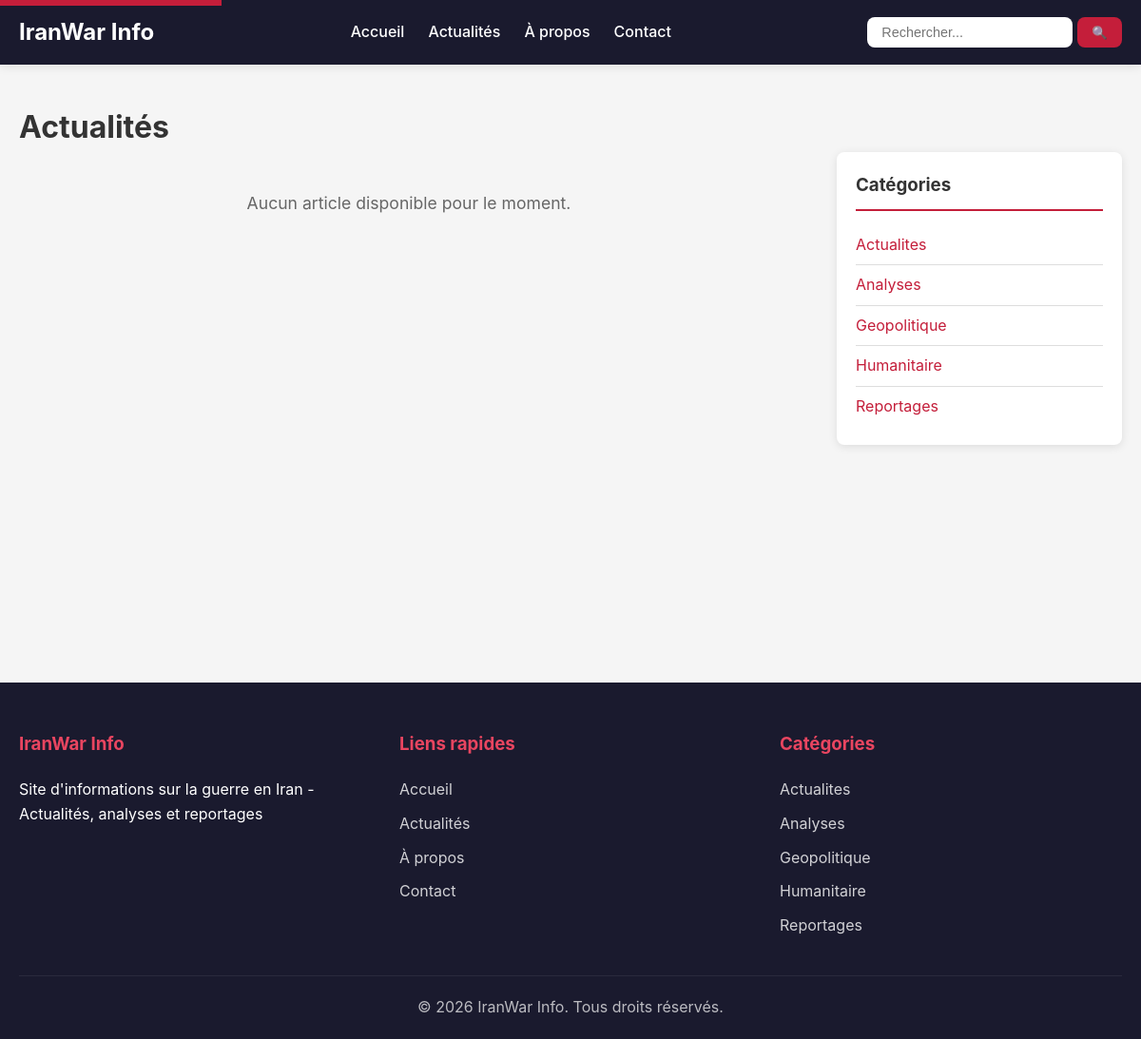
Screenshot of /actualites.html with the database file from the repository.
### tables this page shows
CREATE TABLE categories (
    id INT UNSIGNED AUTO_INCREMENT PRIMARY KEY,
    libelle VARCHAR(100) NOT NULL COMMENT 'Nom de la catégorie',
    description TEXT DEFAULT NULL
);

### core/Controller.php (called while the page is built, shortened)
<?php
abstract class Controller
{
    protected array $data = [];
    protected function render(string $viewName, array $data = []): void
    {
        $this->data = array_merge($this->data, $data);
        $this->data['content'] = $viewName;
        extract($this->data);
        require_once VIEWS_PATH . 'layouts/main.php';
    }
    protected function model(string $modelName): object
    {
        $modelFile = MODELS_PATH . $modelName . '.php';
        if (file_exists($modelFile)) {
            return new $modelName();
        }
        throw new Exception("Modèle '{$modelName}' non trouvé");
    }
    protected function get(string $key, $default = null)
    {
        return isset($_GET[$key]) ? htmlspecialchars(trim($_GET[$key])) : $default;
    }
}

### app/controllers/ArticlesController.php (called while the page is built, shortened)
<?php
class ArticlesController extends Controller
{
    private Article $articleModel;
    private Category $categoryModel;
    public function __construct()
    {
        $this->articleModel = $this->model('Article');
        $this->categoryModel = $this->model('Category');
    }
    public function index(): void
    {
        $page = (int) ($this->get('page') ?? 1);
        $pagination = $this->articleModel->paginatePublished($page, 10);
        $data = [
            'pageTitle' => 'Actualités - ' . SITE_NAME,
            'metaDescription' => 'Toutes les actualités sur la guerre en Iran',
            'articles' => $pagination['data'],
            'pagination' => $pagination,
            'categories' => $this->categoryModel->getActive()
        ];
        $this->render('articles/index', $data);
    }
}

### index.php (called while the page is built, shortened)
<?php
require_once ROOT_PATH . '/core/Autoloader.php';
$app = new App();
$app->run();

### core/Autoloader.php (called while the page is built, shortened)
<?php
class Autoloader
{
    public static function autoload(string $className): void
    {
        $paths = [
            ROOT_PATH . '/core/' . $className . '.php',
            ROOT_PATH . '/app/controllers/' . $className . '.php',
            ROOT_PATH . '/app/models/' . $className . '.php',
            ROOT_PATH . '/config/' . $className . '.php',
        ];
        foreach ($paths as $path) {
            if (file_exists($path)) {
                return;
            }
        }
    }
}

### core/UrlHelper.php (called while the page is built, shortened)
<?php
class UrlHelper
{
    public static function slugify(string $text): string
    {
        $text = mb_strtolower($text, 'UTF-8');
        $text = self::removeAccents($text);
        $text = preg_replace('/[^a-z0-9]+/', '-', $text);
        $text = trim($text, '-');
        return $text;
    }
    public static function removeAccents(string $text): string
    {
        $accents = [
            'à' => 'a', 'á' => 'a', 'â' => 'a', 'ã' => 'a', 'ä' => 'a', 'å' => 'a',
            'ç' => 'c',
            'è' => 'e', 'é' => 'e', 'ê' => 'e', 'ë' => 'e',
            'ì' => 'i', 'í' => 'i', 'î' => 'i', 'ï' => 'i',
            'ñ' => 'n',
            'ò' => 'o', 'ó' => 'o', 'ô' => 'o', 'õ' => 'o', 'ö' => 'o',
            'ù' => 'u', 'ú' => 'u', 'û' => 'u', 'ü' => 'u',
            'ý' => 'y', 'ÿ' => 'y',
            'œ' => 'oe', 'æ' => 'ae'
        ];
        return strtr($text, $accents);
    }
    public static function categoryUrl(array $category): string
    {
        $slug = self::slugify($category['libelle']);
        $id = $category['id'];
        return SITE_URL . "/categorie/{$slug}_{$id}.html";
    }
    public static function actualitesUrl(): string
    {
        return SITE_URL . "/actualites.html";
    }
    public static function searchUrl(string $keyword = ''): string
    {
        $url = SITE_URL . "/recherche.html";
        return $url;
    }
    public static function aboutUrl(): string
    {
        return SITE_URL . "/a-propos.html";
    }
    public static function contactUrl(): string
    {
        return SITE_URL . "/contact.html";
    }
    public static function homeUrl(): string
    {
        return SITE_URL;
    }
}

### core/Model.php (called while the page is built, shortened)
<?php
abstract class Model
{
    public function __construct()
    {
        require_once ROOT_PATH . '/config/database.php';
        $this->db = Database::getInstance();
    }
}

### config/database.php (called while the page is built, shortened)
<?php
class Database
{
    private static ?PDO $instance = null;
    public static function getInstance(): PDO
    {
        if (self::$instance === null) {
            try {
                $dsn = "mysql:host=" . DB_HOST . ";dbname=" . DB_NAME . ";charset=" . DB_CHARSET;
                $options = [
                    PDO::ATTR_ERRMODE => PDO::ERRMODE_EXCEPTION,
                    PDO::ATTR_DEFAULT_FETCH_MODE => PDO::FETCH_ASSOC,
                    PDO::ATTR_EMULATE_PREPARES => false,
                ];
                self::$instance = new PDO($dsn, DB_USER, DB_PASS, $options);
            } catch (PDOException $e) {
                if (DEBUG_MODE) {
                    die("Erreur de connexion : " . $e->getMessage());
                } else {
                    die("Erreur de connexion à la base de données.");
                }
            }
        }
        return self::$instance;
    }
}

### app/models/Category.php (called while the page is built, shortened)
<?php
class Category extends Model
{
    protected string $table = 'categories';
    public function getActive(): array
    {
        $sql = "SELECT * FROM {$this->table} ORDER BY libelle ASC";
        $stmt = $this->db->query($sql);
        return $stmt->fetchAll();
    }
}

### app/models/Article.php (called while the page is built, shortened)
<?php
class Article extends Model
{
    protected string $table = 'articles';
    public function paginatePublished(int $page = 1, int $perPage = 10): array
    {
        $offset = ($page - 1) * $perPage;
        $countSql = "SELECT COUNT(*) as total FROM {$this->table} WHERE published_at IS NOT NULL";
        $countStmt = $this->db->query($countSql);
        $total = (int) $countStmt->fetch()['total'];
        $sql = "SELECT a.*, c.libelle as category_name, u.name as author_name,
                       m.url as image_url, m.alt_text as image_alt
                FROM {$this->table} a
                LEFT JOIN categories c ON a.category_id = c.id
                LEFT JOIN users u ON a.author_id = u.id
                LEFT JOIN media m ON a.id = m.article_id
                WHERE a.published_at IS NOT NULL
                ORDER BY a.published_at DESC
                LIMIT :limit OFFSET :offset";
        $stmt = $this->db->prepare($sql);
        $stmt->bindValue(':limit', $perPage, PDO::PARAM_INT);
        $stmt->bindValue(':offset', $offset, PDO::PARAM_INT);
        $stmt->execute();
        return [
            'data' => $stmt->fetchAll(),
            'total' => $total,
            'page' => $page,
            'perPage' => $perPage,
            'totalPages' => ceil($total / $perPage)
        ];
    }
}

### app/views/articles/index.php (the view)
<div class="articles-page">
    <h1>Actualités</h1>
    <div class="articles-layout">
        <div class="articles-list">
            <?php if (!empty($articles)): ?>
                <?php foreach ($articles as $article): ?>
                    <?php
                    $articleCategory = null;
                    if (!empty($article['category_id']) && !empty($article['category_name'])) {
                        $articleCategory = ['id' => $article['category_id'], 'libelle' => $article['category_name']];
                    }
                    $articleUrl = UrlHelper::articleUrl($article, $articleCategory);
                    ?>
                    <article class="article-item <?= !empty($article['image_url']) ? 'has-image' : '' ?>">
                        <div class="article-body">
                            <h2>
                                <a href="<?= $articleUrl ?>">
                                    <?= htmlspecialchars($article['title'] ?? '') ?>
                                </a>
                            </h2>
                            <?php if (!empty($article['category_name'])): ?>
                                <a href="<?= UrlHelper::categoryUrl(['id' => $article['category_id'], 'libelle' => $article['category_name']]) ?>" class="article-category">
                                    <?= htmlspecialchars($article['category_name']) ?>
                                </a>
                            <?php endif; ?>
                            <p class="article-excerpt">
                                <?= substr(strip_tags($article['content'] ?? ''), 0, 200) ?>...
                            </p>
                            <div class="article-meta">
                                <span class="date">📅 <?= date('d/m/Y H:i', strtotime($article['published_at'] ?? $article['created_at'])) ?></span>
                                <span class="views">👁 <?= $article['views'] ?? 0 ?> vues</span>
                            </div>
                            <a href="<?= $articleUrl ?>" class="read-more">
                                Lire la suite →
                            </a>
                        </div>
                        <?php if (!empty($article['image_url'])): ?>
                            <div class="article-thumbnail">
                                <a href="<?= $articleUrl ?>">
                                    <img src="<?= SITE_URL ?>/public/<?= htmlspecialchars($article['image_url']) ?>"
                                         alt="<?= htmlspecialchars($article['image_alt'] ?? $article['title']) ?>"
                                         loading="lazy"
                                         decoding="async">
                                </a>
                            </div>
                        <?php endif; ?>
                    </article>
                <?php endforeach; ?>
                <?php if (isset($pagination) && $pagination['totalPages'] > 1): ?>
                    <div class="pagination">
                        <?php if ($pagination['page'] > 1): ?>
                            <a href="<?= UrlHelper::actualitesUrl() ?>?page=<?= $pagination['page'] - 1 ?>" class="prev">← Précédent</a>
                        <?php endif; ?>
                        <?php for ($i = 1; $i <= $pagination['totalPages']; $i++): ?>
                            <a href="<?= UrlHelper::actualitesUrl() ?>?page=<?= $i ?>" class="<?= $i === $pagination['page'] ? 'active' : '' ?>">
                                <?= $i ?>
                            </a>
                        <?php endfor; ?>
                        <?php if ($pagination['page'] < $pagination['totalPages']): ?>
                            <a href="<?= UrlHelper::actualitesUrl() ?>?page=<?= $pagination['page'] + 1 ?>" class="next">Suivant →</a>
                        <?php endif; ?>
                    </div>
                <?php endif; ?>
            <?php else: ?>
                <p class="no-articles">Aucun article disponible pour le moment.</p>
            <?php endif; ?>
        </div>
        <aside class="sidebar">
            <div class="widget">
                <h3>Catégories</h3>
                <ul class="categories-widget">
                    <?php if (!empty($categories)): ?>
                        <?php foreach ($categories as $category): ?>
                            <li>
                                <a href="<?= UrlHelper::categoryUrl($category) ?>">
                                    <?= htmlspecialchars($category['libelle'] ?? '') ?>
                                </a>
                            </li>
                        <?php endforeach; ?>
                    <?php endif; ?>
                </ul>
            </div>
        </aside>
    </div>
</div>

### app/views/layouts/main.php (shortened to what this page needs)
<!DOCTYPE html>
<html lang="fr">
<head>
    <link rel="preload" href="<?= SITE_URL ?>/public/css/style.min.css?v=<?= filemtime(ROOT_PATH . '/public/css/style.min.css') ?>" as="style" onload="this.onload=null;this.rel='stylesheet'">
</head>
<body>
    <header class="header">
        <div class="container">
            <div class="header-content">
                <a href="<?= UrlHelper::homeUrl() ?>" class="logo">
                    <h1><?= SITE_NAME ?></h1>
                </a>
                <nav class="main-nav" role="navigation" aria-label="Navigation principale">
                    <ul>
                        <li><a href="<?= UrlHelper::homeUrl() ?>">Accueil</a></li>
                        <li><a href="<?= UrlHelper::actualitesUrl() ?>">Actualités</a></li>
                        <li><a href="<?= UrlHelper::aboutUrl() ?>">À propos</a></li>
                        <li><a href="<?= UrlHelper::contactUrl() ?>">Contact</a></li>
                    </ul>
                </nav>
                <form action="<?= UrlHelper::searchUrl() ?>" method="GET" class="search-form" role="search">
                    <input type="text" name="q" placeholder="Rechercher..." required aria-label="Rechercher un article">
                    <button type="submit" aria-label="Lancer la recherche">🔍</button>
                </form>
            </div>
        </div>
    </header>
    <main class="main-content" id="main-content">
        <div class="container">
            <?php
            if (isset($content)) {
                $viewFile = VIEWS_PATH . $content . '.php';
                if (file_exists($viewFile)) {
                    include $viewFile;
                }
            }
            ?>
        </div>
    </main>
    <footer class="footer" role="contentinfo">
        <div class="container">
            <div class="footer-content">
                <div class="footer-section">
                    <h3><?= SITE_NAME ?></h3>
                    <p><?= SITE_DESCRIPTION ?></p>
                </div>
                <div class="footer-section">
                    <h3>Liens rapides</h3>
                    <ul>
                        <li><a href="<?= UrlHelper::homeUrl() ?>">Accueil</a></li>
                        <li><a href="<?= UrlHelper::actualitesUrl() ?>">Actualités</a></li>
                        <li><a href="<?= UrlHelper::aboutUrl() ?>">À propos</a></li>
                        <li><a href="<?= UrlHelper::contactUrl() ?>">Contact</a></li>
                    </ul>
                </div>
                <div class="footer-section">
                    <h3>Catégories</h3>
                    <ul>
                        <?php if (isset($categories)): ?>
                            <?php foreach ($categories as $cat): ?>
                                <li><a href="<?= UrlHelper::categoryUrl($cat) ?>"><?= htmlspecialchars($cat['libelle']) ?></a></li>
                            <?php endforeach; ?>
                        <?php endif; ?>
                    </ul>
                </div>
            </div>
            <div class="footer-bottom">
                <p>&copy; <?= date('Y') ?> <?= SITE_NAME ?>. Tous droits réservés.</p>
            </div>
        </div>
    </footer>
    <a href="#main-content" class="skip-link">Aller au contenu principal</a>
</body>
</html>

### rows the page displays
categories: libelle "Actualites"
categories: libelle "Analyses"
categories: libelle "Geopolitique"
categories: libelle "Humanitaire"
categories: libelle "Reportages"

### other values shown
SITE_NAME "IranWar Info"
SITE_DESCRIPTION "Site d'informations sur la guerre en Iran - Actualités, analyses et reportages"
